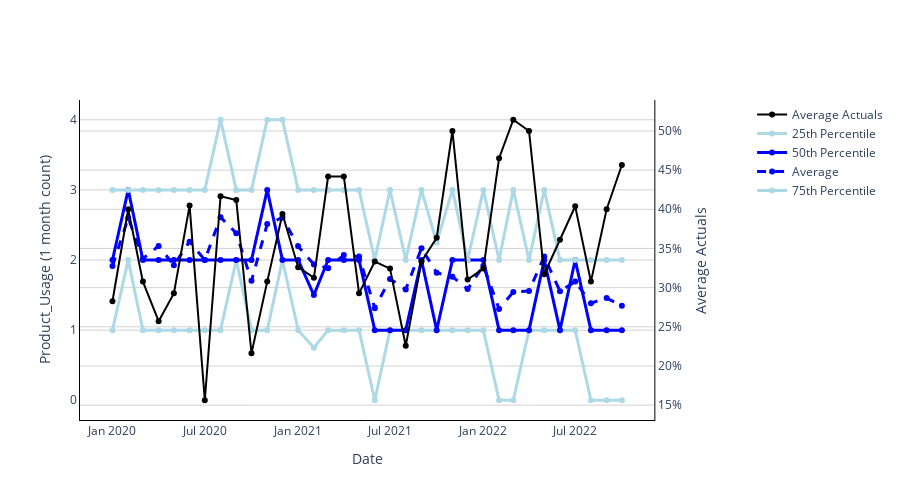

This figure's notebook cell:
### Markdown cell above
## Let's look at how our features may have drifted over time

### Code cell
plot_values_over_time(
    melted, 
    project_id=project_id,
    freq='MS',
    date_col=date_col, 
    feature='Product_Usage (1 month count)',
    class_type='actuals',
    showlegend=True,
)
